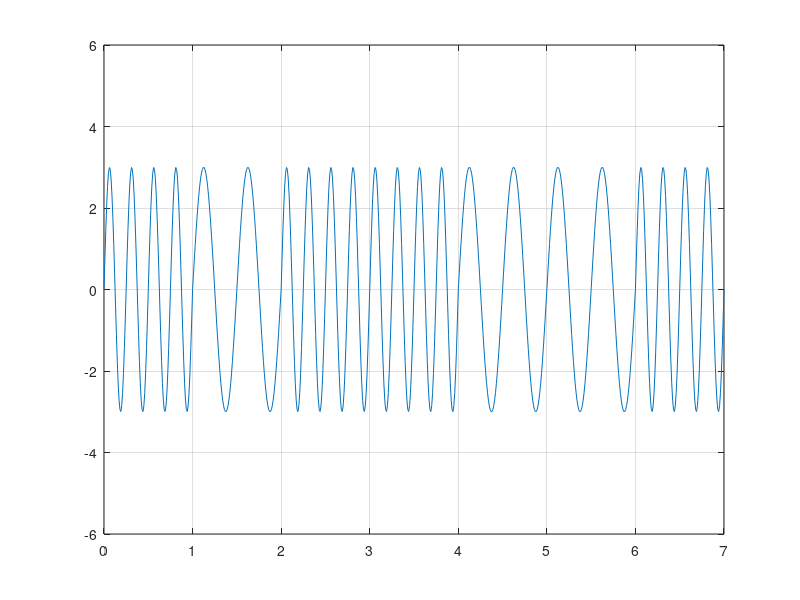

The MATLAB script that drew this image:
clc;
clear all;
close all;

bits = [1 0 1 1 0 0 1];

%... Modulation
bitrate = 1;

sampling_rate = 100;
sampling_time = 1/sampling_rate;

end_time = length(bits)/bitrate;
time = 0:sampling_time:end_time;

a = 3; %... Amplitude
signal_one = a*sin(2*pi*4*time);
modulation = a*sin(2*pi*2*time);

index = 1;

for i = 1:length(time)
    if bits(index) == 1
        modulation(i) = signal_one(i);
    end
    if time(i)*bitrate >= index
        index = index+1;
    end
end

plot(time, modulation);
axis([0 end_time -2*a 2*a]);
grid on;

% Demodulation
index = 1;

for i = 1:length(modulation)
    demodultaion(index) = 1;
    if modulation(i) ~= signal_one(i)
        demodultaion(index) = 0;
    end
    if time(i)*bitrate >= index
        index = index+1;
    end
end

disp(demodultaion);
